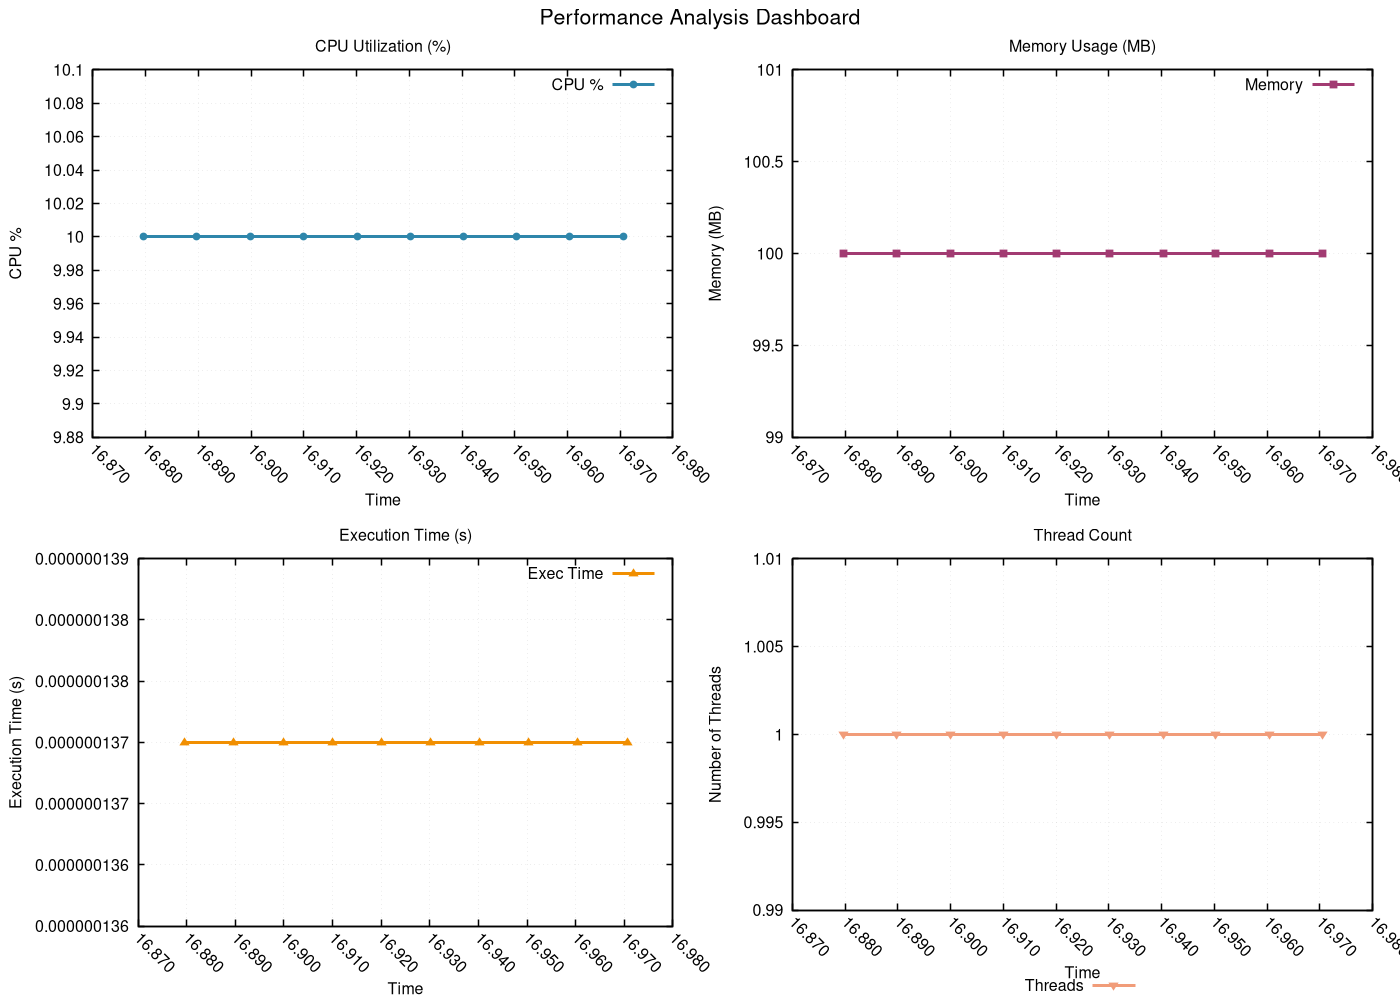

gnuplot code for this plot:
# GNUplot script for performance metrics
set terminal pngcairo enhanced font 'Helvetica,12' size 1400,1000
set output 'png/insertion_sort_20260131_225833_performance.png'

set multiplot layout 2,2 title 'Performance Analysis Dashboard' font 'Helvetica,16'
set style line 1 lc rgb '#2E86AB' lt 1 lw 3 pt 7 ps 0.8
set style line 2 lc rgb '#A23B72' lt 1 lw 3 pt 5 ps 0.8
set style line 3 lc rgb '#F18F01' lt 1 lw 3 pt 9 ps 0.8
set style line 4 lc rgb '#F19C79' lt 1 lw 3 pt 11 ps 0.8
set style line 5 lc rgb '#0ABB9F' lt 1 lw 3 pt 13 ps 0.8

set format x "%.3f"
set xtics rotate by -45
set autoscale x

set title 'CPU Utilization (%)'
set xlabel 'Time'
set ylabel 'CPU %'
set grid linestyle 1 lc rgb '#D3D3D3' lt 0 lw 1
set border linewidth 1.5
plot 'png/insertion_sort_20260131_225833_performance.dat' using 1:2 with linespoints ls 1 title 'CPU %'
set title 'Memory Usage (MB)'
set xlabel 'Time'
set ylabel 'Memory (MB)'
set grid linestyle 1 lc rgb '#D3D3D3' lt 0 lw 1
set border linewidth 1.5
plot 'png/insertion_sort_20260131_225833_performance.dat' using 1:3 with linespoints ls 2 title 'Memory'
set title 'Execution Time (s)'
set xlabel 'Time'
set ylabel 'Execution Time (s)'
set grid linestyle 1 lc rgb '#D3D3D3' lt 0 lw 1
set border linewidth 1.5
plot 'png/insertion_sort_20260131_225833_performance.dat' using 1:8 with linespoints ls 3 title 'Exec Time'
set title 'Thread Count'
set xlabel 'Time'
set ylabel 'Number of Threads'
set grid linestyle 1 lc rgb '#D3D3D3' lt 0 lw 1
set border linewidth 1.5
set key outside center bottom horizontal
plot 'png/insertion_sort_20260131_225833_performance.dat' using 1:9 with linespoints ls 4 title 'Threads'
unset multiplot
